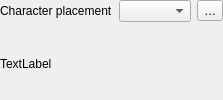
                          <widget class="QFrame" name="mCurvedLabelModeFrame">
                           <property name="frameShape">
                            <enum>QFrame::Shape::NoFrame</enum>
                           </property>
                           <property name="frameShadow">
                            <enum>QFrame::Shadow::Raised</enum>
                           </property>
                           <layout class="QGridLayout" name="gridLayout_51" columnstretch="1,2">
                            <property name="leftMargin">
                             <number>0</number>
                            </property>
                            <property name="topMargin">
                             <number>0</number>
                            </property>
                            <property name="rightMargin">
                             <number>0</number>
                            </property>
                            <property name="bottomMargin">
                             <number>0</number>
                            </property>
                            <item row="1" column="0" colspan="2">
                             <widget class="QLabel" name="mCurvedModeDescriptionLabel">
                              <property name="text">
                               <string>TextLabel</string>
                              </property>
                              <property name="wordWrap">
                               <bool>true</bool>
                              </property>
                             </widget>
                            </item>
                            <item row="0" column="1">
                             <layout class="QHBoxLayout" name="horizontalLayout_37">
                              <property name="bottomMargin">
                               <number>0</number>
                              </property>
                              <item>
                               <widget class="QComboBox" name="mComboCurvedLabelMode"/>
                              </item>
                              <item>
                               <widget class="QgsPropertyOverrideButton" name="mCurvedLabelModeDDBtn">
                                <property name="text">
                                 <string>…</string>
                                </property>
                               </widget>
                              </item>
                             </layout>
                            </item>
                            <item row="0" column="0">
                             <widget class="QLabel" name="label_52">
                              <property name="text">
                               <string>Character placement</string>
                              </property>
                             </widget>
                            </item>
                           </layout>
                          </widget>
